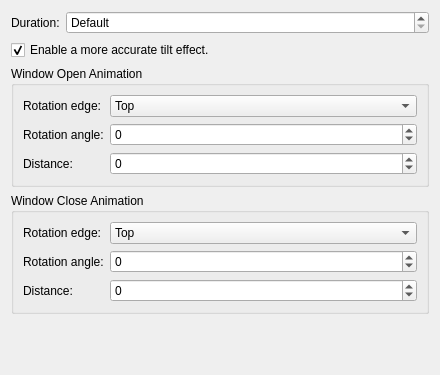
<?xml version="1.0" encoding="UTF-8"?>
<ui version="4.0">
 <class>GlideEffectConfig</class>
 <widget class="QWidget" name="GlideEffectConfig">
  <property name="geometry">
   <rect>
    <x>0</x>
    <y>0</y>
    <width>440</width>
    <height>375</height>
   </rect>
  </property>
  <layout class="QVBoxLayout" name="verticalLayout">
   <item>
    <layout class="QFormLayout" name="layout_Duration">
     <item row="0" column="0">
      <widget class="QLabel" name="label_Duration">
       <property name="text">
        <string>Duration:</string>
       </property>
      </widget>
     </item>
     <item row="0" column="1">
      <widget class="QSpinBox" name="kcfg_Duration">
       <property name="sizePolicy">
        <sizepolicy hsizetype="Expanding" vsizetype="Fixed">
         <horstretch>0</horstretch>
         <verstretch>0</verstretch>
        </sizepolicy>
       </property>
       <property name="specialValueText">
        <string>Default</string>
       </property>
       <property name="suffix">
        <string> milliseconds</string>
       </property>
       <property name="maximum">
        <number>9999</number>
       </property>
       <property name="singleStep">
        <number>5</number>
       </property>
      </widget>
     </item>
    </layout>
   </item>
   <item>
    <widget class="QCheckBox" name="kcfg_AccurateTilt">
     <property name="text">
      <string>Enable a more accurate tilt effect.</string>
     </property>
     <property name="checked">
      <bool>true</bool>
     </property>
    </widget>
   </item>
   <item>
    <widget class="QGroupBox" name="groupBox_InAnimation">
     <property name="title">
      <string>Window Open Animation</string>
     </property>
     <layout class="QFormLayout" name="formLayout">
      <item row="0" column="0">
       <widget class="QLabel" name="label_InRotationEdge">
        <property name="text">
         <string>Rotation edge:</string>
        </property>
       </widget>
      </item>
      <item row="0" column="1">
       <widget class="QComboBox" name="kcfg_InRotationEdge">
        <property name="sizePolicy">
         <sizepolicy hsizetype="Expanding" vsizetype="Fixed">
          <horstretch>0</horstretch>
          <verstretch>0</verstretch>
         </sizepolicy>
        </property>
        <item>
         <property name="text">
          <string>Top</string>
         </property>
        </item>
        <item>
         <property name="text">
          <string>Right</string>
         </property>
        </item>
        <item>
         <property name="text">
          <string>Bottom</string>
         </property>
        </item>
        <item>
         <property name="text">
          <string>Left</string>
         </property>
        </item>
       </widget>
      </item>
      <item row="3" column="0">
       <widget class="QLabel" name="label_InRotationAngle">
        <property name="text">
         <string>Rotation angle:</string>
        </property>
       </widget>
      </item>
      <item row="3" column="1">
       <widget class="QSpinBox" name="kcfg_InRotationAngle">
        <property name="sizePolicy">
         <sizepolicy hsizetype="Expanding" vsizetype="Fixed">
          <horstretch>0</horstretch>
          <verstretch>0</verstretch>
         </sizepolicy>
        </property>
        <property name="suffix">
         <string/>
        </property>
        <property name="minimum">
         <number>-360</number>
        </property>
        <property name="maximum">
         <number>360</number>
        </property>
       </widget>
      </item>
      <item row="5" column="0">
       <widget class="QLabel" name="label_InDistance">
        <property name="text">
         <string>Distance:</string>
        </property>
       </widget>
      </item>
      <item row="5" column="1">
       <widget class="QSpinBox" name="kcfg_InDistance">
        <property name="sizePolicy">
         <sizepolicy hsizetype="Expanding" vsizetype="Fixed">
          <horstretch>0</horstretch>
          <verstretch>0</verstretch>
         </sizepolicy>
        </property>
        <property name="minimum">
         <number>-5000</number>
        </property>
        <property name="maximum">
         <number>5000</number>
        </property>
        <property name="singleStep">
         <number>5</number>
        </property>
       </widget>
      </item>
     </layout>
    </widget>
   </item>
   <item>
    <widget class="QGroupBox" name="groupBox_OutAnimation">
     <property name="title">
      <string>Window Close Animation</string>
     </property>
     <layout class="QFormLayout" name="formLayout_2">
      <item row="0" column="0">
       <widget class="QLabel" name="label_OutRotationEdge">
        <property name="text">
         <string>Rotation edge:</string>
        </property>
       </widget>
      </item>
      <item row="0" column="1">
       <widget class="QComboBox" name="kcfg_OutRotationEdge">
        <property name="sizePolicy">
         <sizepolicy hsizetype="Expanding" vsizetype="Fixed">
          <horstretch>0</horstretch>
          <verstretch>0</verstretch>
         </sizepolicy>
        </property>
        <item>
         <property name="text">
          <string>Top</string>
         </property>
        </item>
        <item>
         <property name="text">
          <string>Right</string>
         </property>
        </item>
        <item>
         <property name="text">
          <string>Bottom</string>
         </property>
        </item>
        <item>
         <property name="text">
          <string>Left</string>
         </property>
        </item>
       </widget>
      </item>
      <item row="1" column="0">
       <widget class="QLabel" name="label_OutRotationAngle">
        <property name="text">
         <string>Rotation angle:</string>
        </property>
       </widget>
      </item>
      <item row="2" column="0">
       <widget class="QLabel" name="label_OutDistance">
        <property name="text">
         <string>Distance:</string>
        </property>
       </widget>
      </item>
      <item row="1" column="1">
       <widget class="QSpinBox" name="kcfg_OutRotationAngle">
        <property name="sizePolicy">
         <sizepolicy hsizetype="Expanding" vsizetype="Fixed">
          <horstretch>0</horstretch>
          <verstretch>0</verstretch>
         </sizepolicy>
        </property>
        <property name="suffix">
         <string/>
        </property>
        <property name="minimum">
         <number>-360</number>
        </property>
        <property name="maximum">
         <number>360</number>
        </property>
       </widget>
      </item>
      <item row="2" column="1">
       <widget class="QSpinBox" name="kcfg_OutDistance">
        <property name="sizePolicy">
         <sizepolicy hsizetype="Expanding" vsizetype="Fixed">
          <horstretch>0</horstretch>
          <verstretch>0</verstretch>
         </sizepolicy>
        </property>
        <property name="minimum">
         <number>-5000</number>
        </property>
        <property name="maximum">
         <number>5000</number>
        </property>
        <property name="singleStep">
         <number>5</number>
        </property>
       </widget>
      </item>
     </layout>
    </widget>
   </item>
   <item>
    <spacer name="verticalSpacer">
     <property name="orientation">
      <enum>Qt::Vertical</enum>
     </property>
     <property name="sizeHint" stdset="0">
      <size>
       <width>20</width>
       <height>40</height>
      </size>
     </property>
    </spacer>
   </item>
  </layout>
 </widget>
 <resources/>
 <connections/>
</ui>
